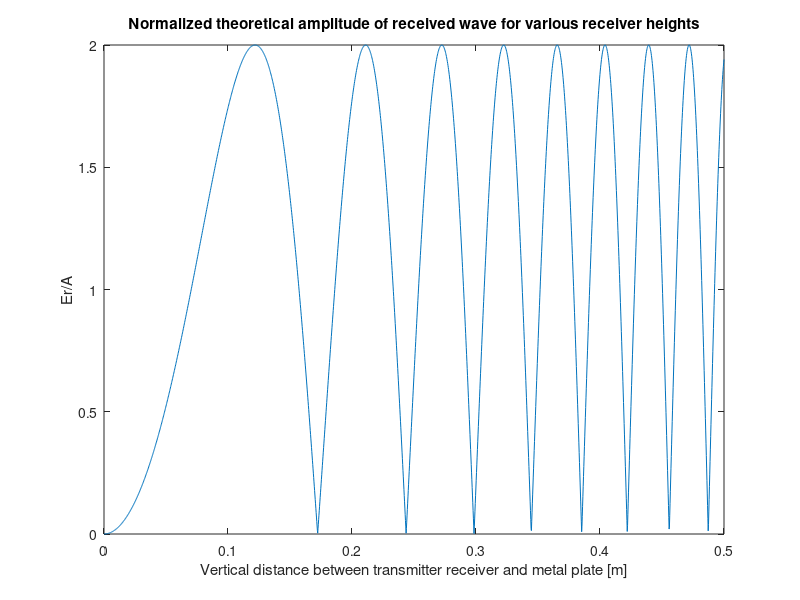

Write MATLAB code to recreate this figure.
%Script to calculate equation 2.1 from the manual

f=9.475e9;  %Frequency
c=3e8;      %Speed of light
Gamma = -1; %Conductor
k=2*pi*f/c; %Wave number
h1=linspace(0, 0.50, 2000);
h2=h1;
d=1.875;

E=abs(1+Gamma*exp(-j*2*k*h1.*h2./d));
plot(h1, E)
title('Normalized theoretical amplitude of received wave for various receiver heights')
xlabel('Vertical distance between transmitter receiver and metal plate [m]')
ylabel('Er/A')

